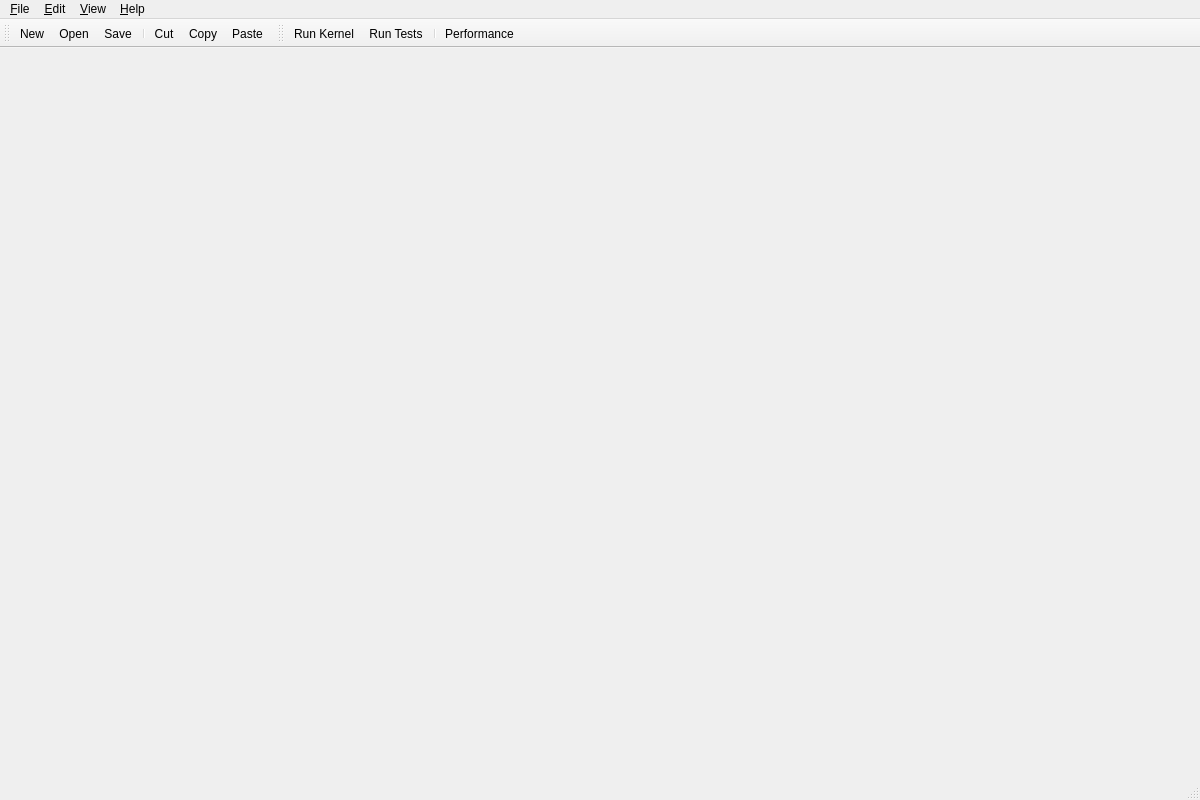
<?xml version="1.0" encoding="UTF-8"?>
<ui version="4.0">
 <class>MainWindow</class>
 <widget class="QMainWindow" name="MainWindow">
  <property name="geometry">
   <rect>
    <x>0</x>
    <y>0</y>
    <width>1200</width>
    <height>800</height>
   </rect>
  </property>
  <property name="windowTitle">
   <string>GPU Kernel Examples</string>
  </property>
  <property name="windowIcon">
   <iconset>
    <normaloff>:/icons/app.png</normaloff>:/icons/app.png</iconset>
  </property>
  <widget class="QWidget" name="centralwidget">
   <layout class="QVBoxLayout" name="verticalLayout">
    <property name="spacing">
     <number>0</number>
    </property>
    <property name="leftMargin">
     <number>0</number>
    </property>
    <property name="topMargin">
     <number>0</number>
    </property>
    <property name="rightMargin">
     <number>0</number>
    </property>
    <property name="bottomMargin">
     <number>0</number>
    </property>
   </layout>
  </widget>
  <widget class="QMenuBar" name="menubar">
   <property name="geometry">
    <rect>
     <x>0</x>
     <y>0</y>
     <width>1200</width>
     <height>22</height>
    </rect>
   </property>
   <widget class="QMenu" name="menuFile">
    <property name="title">
     <string>&amp;File</string>
    </property>
    <addaction name="actionNew"/>
    <addaction name="actionOpen"/>
    <addaction name="actionSave"/>
    <addaction name="actionSaveAs"/>
    <addaction name="separator"/>
    <addaction name="actionExit"/>
   </widget>
   <widget class="QMenu" name="menuEdit">
    <property name="title">
     <string>&amp;Edit</string>
    </property>
    <addaction name="actionCut"/>
    <addaction name="actionCopy"/>
    <addaction name="actionPaste"/>
   </widget>
   <widget class="QMenu" name="menuView">
    <property name="title">
     <string>&amp;View</string>
    </property>
    <addaction name="actionPerformance"/>
    <addaction name="separator"/>
    <addaction name="actionSystemTray"/>
   </widget>
   <widget class="QMenu" name="menuHelp">
    <property name="title">
     <string>&amp;Help</string>
    </property>
    <addaction name="actionAbout"/>
    <addaction name="actionAboutQt"/>
   </widget>
   <addaction name="menuFile"/>
   <addaction name="menuEdit"/>
   <addaction name="menuView"/>
   <addaction name="menuHelp"/>
  </widget>
  <widget class="QStatusBar" name="statusbar"/>
  <widget class="QToolBar" name="toolBar">
   <property name="windowTitle">
    <string>toolBar</string>
   </property>
   <attribute name="toolBarArea">
    <enum>TopToolBarArea</enum>
   </attribute>
   <attribute name="toolBarBreak">
    <bool>false</bool>
   </attribute>
   <addaction name="actionNew"/>
   <addaction name="actionOpen"/>
   <addaction name="actionSave"/>
   <addaction name="separator"/>
   <addaction name="actionCut"/>
   <addaction name="actionCopy"/>
   <addaction name="actionPaste"/>
  </widget>
  <widget class="QToolBar" name="toolBar_2">
   <property name="windowTitle">
    <string>toolBar_2</string>
   </property>
   <attribute name="toolBarArea">
    <enum>TopToolBarArea</enum>
   </attribute>
   <attribute name="toolBarBreak">
    <bool>false</bool>
   </attribute>
   <addaction name="actionRunKernel"/>
   <addaction name="actionRunTests"/>
   <addaction name="separator"/>
   <addaction name="actionPerformance"/>
  </widget>
  <action name="actionNew">
   <property name="icon">
    <iconset>
     <normaloff>:/icons/new.png</normaloff>:/icons/new.png</iconset>
   </property>
   <property name="text">
    <string>&amp;New</string>
   </property>
   <property name="shortcut">
    <string>Ctrl+N</string>
   </property>
  </action>
  <action name="actionOpen">
   <property name="icon">
    <iconset>
     <normaloff>:/icons/open.png</normaloff>:/icons/open.png</iconset>
   </property>
   <property name="text">
    <string>&amp;Open...</string>
   </property>
   <property name="shortcut">
    <string>Ctrl+O</string>
   </property>
  </action>
  <action name="actionSave">
   <property name="icon">
    <iconset>
     <normaloff>:/icons/save.png</normaloff>:/icons/save.png</iconset>
   </property>
   <property name="text">
    <string>&amp;Save</string>
   </property>
   <property name="shortcut">
    <string>Ctrl+S</string>
   </property>
  </action>
  <action name="actionSaveAs">
   <property name="text">
    <string>Save &amp;As...</string>
   </property>
   <property name="shortcut">
    <string>Ctrl+Shift+S</string>
   </property>
  </action>
  <action name="actionExit">
   <property name="text">
    <string>E&amp;xit</string>
   </property>
   <property name="shortcut">
    <string>Ctrl+Q</string>
   </property>
  </action>
  <action name="actionCut">
   <property name="icon">
    <iconset>
     <normaloff>:/icons/cut.png</normaloff>:/icons/cut.png</iconset>
   </property>
   <property name="text">
    <string>Cu&amp;t</string>
   </property>
   <property name="shortcut">
    <string>Ctrl+X</string>
   </property>
  </action>
  <action name="actionCopy">
   <property name="icon">
    <iconset>
     <normaloff>:/icons/copy.png</normaloff>:/icons/copy.png</iconset>
   </property>
   <property name="text">
    <string>&amp;Copy</string>
   </property>
   <property name="shortcut">
    <string>Ctrl+C</string>
   </property>
  </action>
  <action name="actionPaste">
   <property name="icon">
    <iconset>
     <normaloff>:/icons/paste.png</normaloff>:/icons/paste.png</iconset>
   </property>
   <property name="text">
    <string>&amp;Paste</string>
   </property>
   <property name="shortcut">
    <string>Ctrl+V</string>
   </property>
  </action>
  <action name="actionAbout">
   <property name="text">
    <string>&amp;About</string>
   </property>
  </action>
  <action name="actionAboutQt">
   <property name="text">
    <string>About &amp;Qt</string>
   </property>
  </action>
  <action name="actionRunKernel">
   <property name="icon">
    <iconset>
     <normaloff>:/icons/run.png</normaloff>:/icons/run.png</iconset>
   </property>
   <property name="text">
    <string>&amp;Run Kernel</string>
   </property>
  </action>
  <action name="actionRunTests">
   <property name="icon">
    <iconset>
     <normaloff>:/icons/test.png</normaloff>:/icons/test.png</iconset>
   </property>
   <property name="text">
    <string>Run &amp;Tests</string>
   </property>
  </action>
  <action name="actionPerformance">
   <property name="icon">
    <iconset>
     <normaloff>:/icons/performance.png</normaloff>:/icons/performance.png</iconset>
   </property>
   <property name="text">
    <string>&amp;Performance</string>
   </property>
  </action>
  <action name="actionSystemTray">
   <property name="checkable">
    <bool>true</bool>
   </property>
   <property name="text">
    <string>&amp;System Tray</string>
   </property>
  </action>
 </widget>
 <resources/>
 <connections/>
</ui> 
